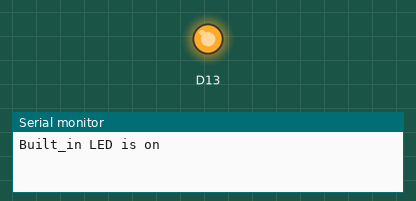
This sketch was run on a simulated Arduino Zero (SAMD21). On the bench: output pins drawn as LEDs (lit = HIGH), the last lines printed to the serial monitor.

Above: at 1.0 s.
At 3.0 s:
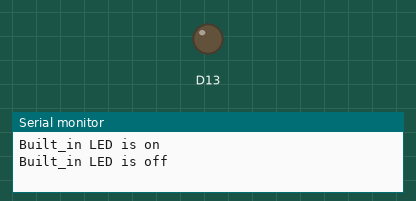
Timing chart, 0 to 5.2 s (numbered marks = the images above):
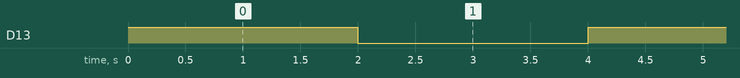

Measured:
- by itself, D13: alternates HIGH for 2.0 s and LOW for 2.0 s

The sketch:

Blink_LED_W_serialmonitor.ino
```cpp
void setup() {
  SerialUSB.begin(9600);
  pinMode(PIN_LED_13, OUTPUT);
}

void loop() {
  digitalWrite(PIN_LED_13, HIGH);
  SerialUSB.println("Built_in LED is on");
  delay(2000);
  digitalWrite(PIN_LED_13, LOW);
  SerialUSB.println("Built_in LED is off");
  delay(2000);
}
```
